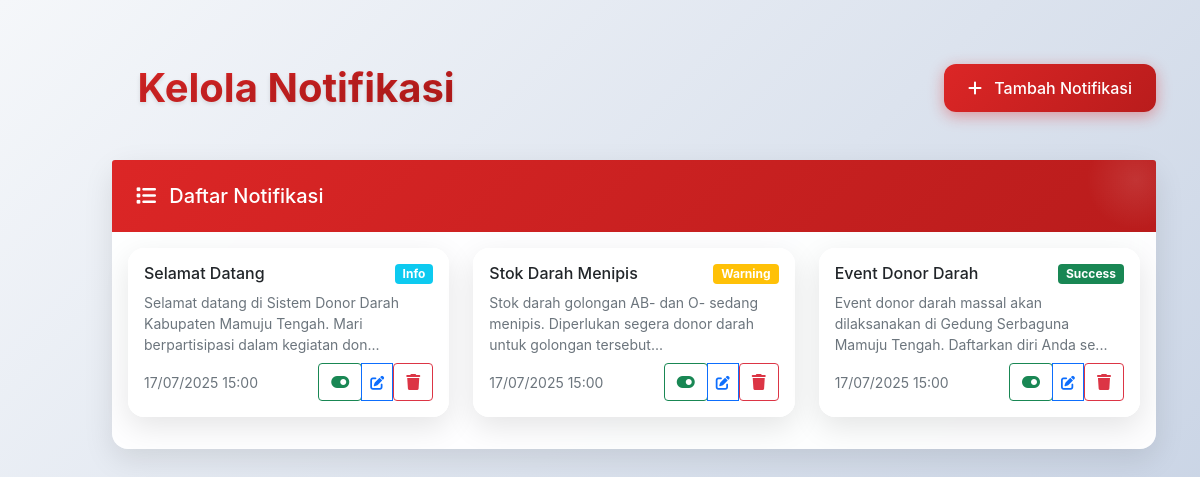
Page /admin/manage_notifications.php (signed in) on the committed database.
### tables this page shows
CREATE TABLE IF NOT EXISTS `notifications` (
  `id` int(11) NOT NULL AUTO_INCREMENT,
  `title` varchar(255) NOT NULL,
  `message` text NOT NULL,
  `type` enum('info','warning','success','danger') DEFAULT 'info',
  `is_active` tinyint(1) DEFAULT 1,
  `created_at` timestamp NULL DEFAULT CURRENT_TIMESTAMP,
  `updated_at` timestamp NULL DEFAULT CURRENT_TIMESTAMP ON UPDATE CURRENT_TIMESTAMP,
  `expires_at` timestamp NULL DEFAULT NULL,
  PRIMARY KEY (`id`),
  INDEX `idx_notifications_active` (`is_active`),
  INDEX `idx_notifications_expires` (`expires_at`)
);

### admin/manage_notifications.php (the view, shortened to what this page needs)
<?php
include 'auth_check.php';
$result = mysqli_query($conn, "SELECT * FROM notifications ORDER BY created_at DESC");
$notifications = [];
while ($row = mysqli_fetch_assoc($result)) {
    $notifications[] = $row;
}
?>
<!DOCTYPE html>
<html lang="id">
<head>
    <link href="https://cdn.jsdelivr.net/npm/bootstrap@5.1.3/dist/css/bootstrap.min.css" rel="stylesheet">
    <link href="https://cdnjs.cloudflare.com/ajax/libs/font-awesome/6.0.0/css/all.min.css" rel="stylesheet">
</head>
<body>
    <div class="main-container">
        <div class="container-fluid py-2">
            <div class="row">
                <div class="col-12">
                    <div class="d-flex justify-content-between align-items-center mb-5">
                        <h1 class="page-title">
                            Kelola Notifikasi
                        </h1>
                        <button class="btn btn-primary" data-bs-toggle="modal" data-bs-target="#addNotificationModal">
                            <i class="fas fa-plus me-2"></i>
                            Tambah Notifikasi
                        </button>
                    </div>
                <div class="card">
                    <div class="card-header">
                        <h5 class="mb-0">
                            <i class="fas fa-list me-2"></i>
                            Daftar Notifikasi
                        </h5>
                    </div>
                    <div class="card-body">
                        <?php if (empty($notifications)): ?>
                            <div class="text-center py-4">
                                <i class="fas fa-inbox fa-3x text-muted mb-3"></i>
                                <h5 class="text-muted">Belum ada notifikasi</h5>
                                <p class="text-muted">Klik tombol "Tambah Notifikasi" untuk membuat notifikasi baru</p>
                            </div>
                        <?php else: ?>
                            <div class="row">
                                <?php foreach ($notifications as $notification): ?>
                                    <div class="col-md-6 col-lg-4 mb-3">
                                        <div class="card notification-item h-100">
                                            <div class="card-body">
                                                <div class="d-flex justify-content-between align-items-start mb-2">
                                                    <h6 class="card-title mb-0"><?php echo htmlspecialchars($notification['title']); ?></h6>
                                                    <span class="badge badge-type type-<?php echo $notification['type']; ?>">
                                                        <?php echo ucfirst($notification['type']); ?>
                                                    </span>
                                                </div>
                                                <p class="card-text text-muted small mb-2">
                                                    <?php echo htmlspecialchars(substr($notification['message'], 0, 100)) . (strlen($notification['message']) > 100 ? '...' : ''); ?>
                                                </p>
                                                <div class="d-flex justify-content-between align-items-center">
                                                    <small class="text-muted">
                                                        <?php echo date('d/m/Y H:i', strtotime($notification['created_at'])); ?>
                                                    </small>
                                                    <div class="btn-group btn-group-sm">
                                                        <form method="post" class="d-inline">
                                                            <button type="submit" class="btn btn-outline-<?php echo $notification['is_active'] ? 'success' : 'secondary'; ?>" title="<?php echo $notification['is_active'] ? 'Nonaktifkan' : 'Aktifkan'; ?>">
                                                                <i class="fas fa-<?php echo $notification['is_active'] ? 'toggle-on' : 'toggle-off'; ?>"></i>
                                                            </button>
                                                        </form>
                                                        <button class="btn btn-outline-primary" onclick="editNotification(<?php echo htmlspecialchars(json_encode($notification)); ?>)" title="Edit">
                                                            <i class="fas fa-edit"></i>
                                                        </button>
                                                        <form method="post" class="d-inline" onsubmit="return confirm('Yakin ingin menghapus notifikasi ini?')">
                                                            <button type="submit" class="btn btn-outline-danger" title="Hapus">
                                                                <i class="fas fa-trash"></i>
                                                            </button>
                                                        </form>
                                                    </div>
                                                </div>
                                            </div>
                                        </div>
                                    </div>
                                <?php endforeach; ?>
                            </div>
                        <?php endif; ?>
                    </div>
                </div>
            </div>
        </div>
    </div>
</body>
</html>

### admin/manage_notifications.php (style rules this page uses)
body { background: linear-gradient(135deg, #f5f7fa 0%, #c3cfe2 100%); font-family: 'Inter', -apple-system, BlinkMacSystemFont, 'Segoe UI', Roboto, sans-serif; min-height: 100vh; padding-top: 1.5rem; }
.main-container { margin-left: 100px; margin-right: 2rem; margin-top: 2rem; }
.card { border: none; box-shadow: 0 10px 30px rgba(0, 0, 0, 0.1); border-radius: 16px; backdrop-filter: blur(10px); background: rgba(255, 255, 255, 0.95); transition: all 0.3s cubic-bezier(0.4, 0, 0.2, 1); }
.card-header { background: linear-gradient(135deg, #dc2626 0%, #b91c1c 100%); color: white; border-bottom: none; border-radius: 16px 16px 0 0; padding: 1.5rem; position: relative; overflow: hidden; }
.card-header::before { content: ''; position: absolute; top: 0; right: 0; width: 100px; height: 100px; background: radial-gradient(circle, rgba(255,255,255,0.1) 0%, transparent 70%); transform: translate(30%, -30%); }
.btn-primary { background: linear-gradient(135deg, #dc2626 0%, #b91c1c 100%); border: none; border-radius: 12px; padding: 0.75rem 1.5rem; font-weight: 500; transition: all 0.3s cubic-bezier(0.4, 0, 0.2, 1); box-shadow: 0 4px 15px rgba(220, 38, 38, 0.4); }
.page-title { background: linear-gradient(135deg, #dc2626 0%, #b91c1c 100%); -webkit-background-clip: text; -webkit-text-fill-color: transparent; background-clip: text; font-weight: 700; font-size: 2.5rem; margin-bottom: 0; text-shadow: 0 2px 4px rgba(0,0,0,0.1); }
.notification-item { transition: all 0.3s ease; }
.badge-type { font-size: 0.75rem; padding: 0.25rem 0.5rem; }
.type-info { background-color: #0dcaf0; }
.type-warning { background-color: #ffc107; }
.type-success { background-color: #198754; }

### rows in the picture
notifications: title "Selamat Datang", type "Info", message "Selamat datang di Sistem Donor Darah Kabupaten Mamuju Tengah. Mari berpartisipasi dalam kegiatan don", created_at "17/07/2025 15:00", is_active 1 (drawn)
notifications: title "Stok Darah Menipis", type "Warning", message "Stok darah golongan AB- dan O- sedang menipis. Diperlukan segera donor darah untuk golongan tersebut", created_at "17/07/2025 15:00", is_active 1 (drawn)
notifications: title "Event Donor Darah", type "Success", message "Event donor darah massal akan dilaksanakan di Gedung Serbaguna Mamuju Tengah. Daftarkan diri Anda se", created_at "17/07/2025 15:00", is_active 1 (drawn)
